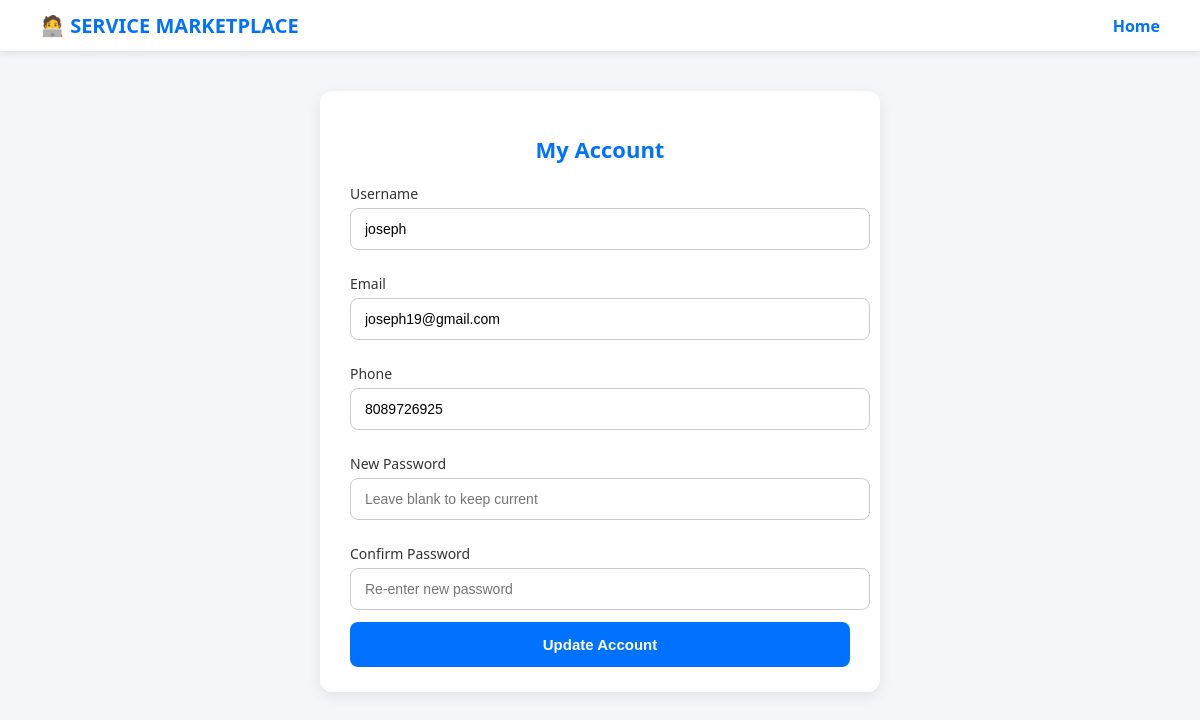
Screenshot of /user_account.php (signed in) with the database file from the repository.
### tables this page shows
CREATE TABLE `accounts` (
  `id` int(11) NOT NULL,
  `username` varchar(50) NOT NULL,
  `email` varchar(100) NOT NULL,
  `password` varchar(255) NOT NULL,
  `phone` varchar(15) NOT NULL,
  `role` enum('user','provider','admin') NOT NULL,
  `created_at` timestamp NOT NULL DEFAULT current_timestamp(),
  `status` enum('active','blacklisted') NOT NULL DEFAULT 'active'
);

### user_account.php (the view, shortened to what this page needs)
<?php
$host = "localhost";
$user = "root";
$password = "";
$database = "servicemarketplace";
$conn = new mysqli($host, $user, $password, $database);
$userId = $_SESSION['id'];
$sql = "SELECT * FROM accounts WHERE id=? AND role='user'";
$stmt = $conn->prepare($sql);
$stmt->bind_param("i", $userId);
$stmt->execute();
$result = $stmt->get_result();
$user = $result->fetch_assoc();
?>
<!DOCTYPE html>
<html lang="en">
<head>
</head>
<body>
  <div class="navbar">
    <h1>🧑‍💻 SERVICE MARKETPLACE</h1>
    <a href="user_home.php">Home</a>
  </div>
  <div class="account-container">
    <h2>My Account</h2>
    <form method="POST">
      <label>Username</label>
      <input type="text" name="username" value="<?php echo htmlspecialchars($user['username']); ?>" required>
      <label>Email</label>
      <input type="email" name="email" value="<?php echo htmlspecialchars($user['email']); ?>" required>
      <label>Phone</label>
      <input type="text" name="phone" value="<?php echo htmlspecialchars($user['phone']); ?>" required>
      <label>New Password</label>
      <input type="password" name="password" placeholder="Leave blank to keep current">
      <label>Confirm Password</label>
      <input type="password" name="confirm_password" placeholder="Re-enter new password">
      <button type="submit">Update Account</button>
    </form>
  </div>
</body>
</html>

### user_account.php (style rules this page uses)
body { font-family: "Segoe UI", sans-serif; background: #f4f6f9; margin: 0; padding: 0; }
.navbar { background: #fff; padding: 12px 40px; display: flex; justify-content: space-between; align-items: center; box-shadow: 0 2px 8px rgba(0,0,0,0.1); }
.navbar h1 { color: #0072ff; margin: 0; font-size: 20px; }
.navbar a { text-decoration: none; color: #0072ff; font-weight: bold; }
.account-container { max-width: 500px; margin: 40px auto; background: #fff; padding: 25px 30px; border-radius: 12px; box-shadow: 0 4px 14px rgba(0,0,0,0.08); }
.account-container h2 { text-align: center; margin-bottom: 20px; color: #0072ff; font-size: 22px; font-weight: 600; }
form label { display: block; margin-top: 12px; margin-bottom: 5px; font-size: 14px; color: #333; font-weight: 500; }
form input { width: 98%; padding: 12px 14px; border: 1px solid #ccc; border-radius: 8px; margin-bottom: 12px; font-size: 14px; transition: 0.2s; }
form button { width: 100%; padding: 14px; border: none; background: #0072ff; color: #fff; border-radius: 8px; font-size: 15px; font-weight: bold; cursor: pointer; transition: 0.2s; }

### rows the page displays
accounts: username "joseph", email "joseph19@gmail.com", phone "8089726925"
